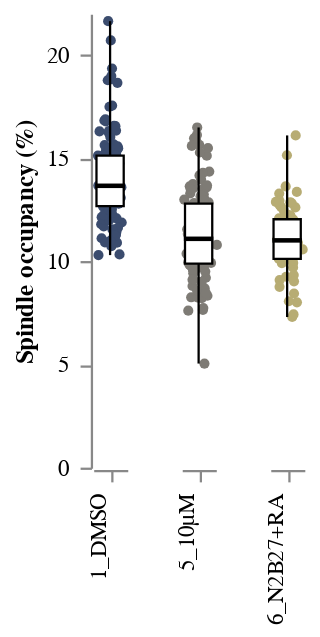

Write notebook code for a chart like this one.
### Code cell
STRIP_Spindle_Occupancy = stripbox(
    data = df, 
    x = "Condition:N", 
    y = "Spindle_Occupancy", 
    y_title = "Spindle occupancy (%)",
    colour = "Condition:N"
)
STRIP_Spindle_Occupancy

### Figure 1 — Vega-Lite specification as saved in the notebook (floating-point values rounded to 4 significant figures; data arrays with more than 128 entries replaced by an {"elided": "..."} marker saying what was removed)
{"config": {"view": {"continuousWidth": 400, "continuousHeight": 300, "stroke": "transparent", "strokeWidth": 0.5}, "axis": {"grid": true, "labelPadding": 5, "ticks": true}, "facet": {"spacing": 18}, "header": {"labelOrient": "bottom", "title": null}}, "data": {"name": "data-9d502fb1606da01db096feec0e916a1a"}, "facet": {"column": {"type": "nominal", "field": "Condition", "header": {"labelAlign": "right", "labelAngle": -90, "labelOrient": "bottom", "labelPadding": 5, "titleOrient": "top"}}}, "spec": {"layer": [{"mark": {"type": "circle", "opacity": 1, "size": 20}, "encoding": {"color": {"type": "nominal", "field": "Condition", "legend": null, "scale": {"scheme": "cividis"}}, "x": {"type": "quantitative", "axis": {"grid": false, "labels": false, "ticks": true, "values": [0]}, "field": "jitter", "title": null}, "y": {"type": "quantitative", "axis": {"grid": false, "labels": true, "ticks": true}, "field": "Spindle_Occupancy", "title": "Spindle occupancy (%)"}}, "height": 200, "transform": [{"calculate": "(sqrt(-2 * log(random() / 2)) * cos(2 * PI * random() / 2))", "as": "jitter"}], "width": 15}, {"mark": {"type": "boxplot", "extent": "min-max", "size": 12}, "encoding": {"color": {"value": "white"}, "opacity": {"value": 1}, "stroke": {"value": "black"}, "y": {"type": "quantitative", "field": "Spindle_Occupancy", "title": "Spindle occupancy (%)"}}, "height": 200, "width": 30}]}, "$schema": "https://vega.github.io/schema/vega-lite/v4.8.1.json", "datasets": {"data-9d502fb1606da01db096feec0e916a1a": {"elided": "323 records"}}}
